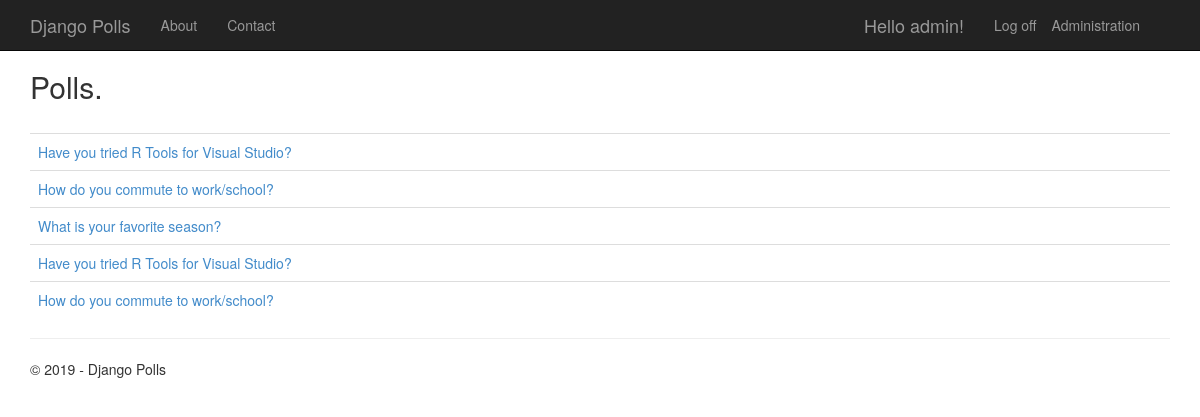
The app's page / (signed in) with its own data.
### app/models.py (models this page shows, shortened)
class Poll(models.Model):
    text = models.CharField(max_length=200)
    pub_date = models.DateTimeField('date published')
    author = models.CharField(max_length=100, blank=True)

### app/views.py (the view)
class PollListView(ListView):
    model = Poll
    def get_context_data(self, **kwargs):
        context = super(PollListView, self).get_context_data(**kwargs)
        context['title'] = 'Polls'
        context['year'] = datetime.now().year
        return context

### app/templates/app/index.html (shortened to what this page needs)
{% extends "app/layout.html" %}
{% block content %}
<h2>Polls.</h2>
<br/>
{% if latest_poll_list %}
<table class="table table-hover">
    <tbody>
        {% for poll in latest_poll_list %}
        <tr>
            <td>
                <a href="{% url 'app:detail' poll.id %}">{{poll.text}}</a>
            </td>
        </tr>
        {% endfor %}
    </tbody>
</table>
{% endif %}
{% endblock %}

### app/templates/app/loginpartial.html (shortened to what this page needs)
<ul class="nav navbar-nav navbar-right">
    <li><a href="/admin">Administration</a></li>
</ul>
{% if user.is_authenticated %}
<form id="logoutForm" action="/logout" method="post" class="navbar-right">
    <ul class="nav navbar-nav navbar-right">
        <li><span class="navbar-brand">Hello {{ user.username }}!</span></li>
        <li><a href="javascript:document.getElementById('logoutForm').submit()">Log off</a></li>
    </ul>
</form>
{% else %}
<ul class="nav navbar-nav navbar-right">
    <li><a href="{% url 'login' %}">Log in</a></li>
</ul>
{% endif %}

### app/static/app/content/site.css (style rules this page uses)
body { padding-top: 50px; padding-bottom: 20px; }

### records on screen
Poll: text "Have you tried R Tools for Visual Studio?"
Poll: text "How do you commute to work/school?"
Poll: text "What is your favorite season?"
Poll: text "Have you tried R Tools for Visual Studio?"
Poll: text "How do you commute to work/school?"

### other values on screen
{{ user.username }} "admin"
{{ year }} "2019"
